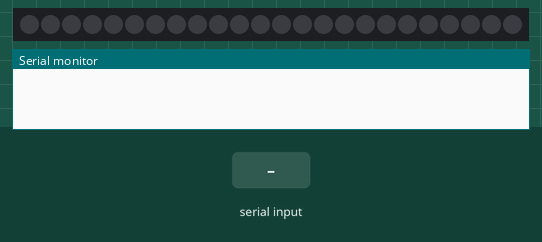
The sketch below on a simulated Arduino Uno, built with avr-gcc and run on an emulated ATmega328P. On the bench: 24 RGB LEDs in strip order, left to right, the last lines printed to the serial monitor. Inputs (shaded band) come from the test bench. Dim RGB values are drawn brighter than linear.

Above: at 1.2 s.
1.3 s: "90,45,200\n" received over Serial
At 2.3 s:
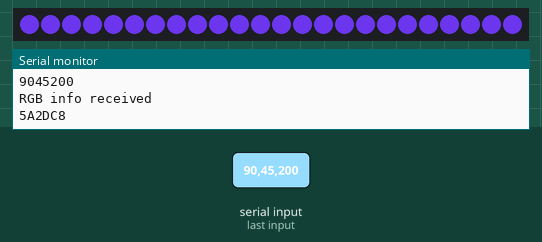
2.8 s: "30,150,10\n" received over Serial
At 3.5 s:
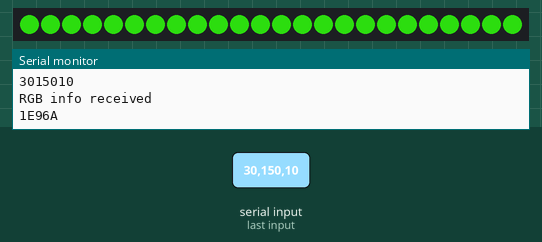
4.3 s: "1,90,45\n" received over Serial
At 5.7 s:
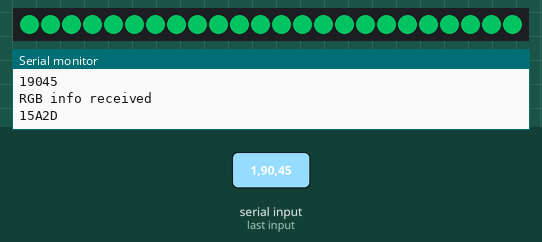
Timing chart, 0 to 7.3 s (numbered marks = the images above; inputs shaded):
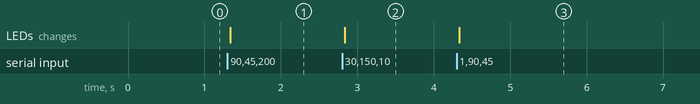

Measured:
- after the input at 1.3 s, the LEDs: change at once (image 1)
- after the input at 2.8 s, the LEDs: change at once (image 2)
- after the input at 4.3 s, the LEDs: change at once (image 3)

The sketch:

src.ino
```cpp
#include <Adafruit_NeoPixel.h>

#define PIN_FLAG_1     2
#define NUMPIXELS_FLAG      24

Adafruit_NeoPixel pixelsFlag_1 = Adafruit_NeoPixel(NUMPIXELS_FLAG, PIN_FLAG_1, NEO_GRB + NEO_KHZ800);

void setup() {
  // put your setup code here, to run once:
  pixelsFlag_1.begin();
  pixelsFlag_1.setBrightness(255);
  Serial.begin(9600);

}

void loop() {
  // put your main code here, to run repeatedly:
  while (Serial.available() > 0)
  {
    int red = Serial.parseInt();
    // do it again:
    int green = Serial.parseInt();
    // do it again:
    int blue = Serial.parseInt();

    Serial.print(red);
    Serial.print(green);
    Serial.println(blue);

    if (Serial.read() == '\n') {
      Serial.write("RGB info received\n");
      // constrain the values to 0 - 255 and invert
      // if you're using a common-cathode LED, just use "constrain(color, 0, 255);"
      red = constrain(red, 0, 255);
      green = constrain(green, 0, 255);
      blue = constrain(blue, 0, 255);

      lightFlag(pixelsFlag_1, red, green, blue);

      // print the three numbers in one string as hexadecimal:
      Serial.print(red, HEX);
      Serial.print(green, HEX);
      Serial.println(blue, HEX);
    }

  }
}


void lightFlag(Adafruit_NeoPixel& flag, int red, int green, int blue) {
  for (int i=0; i<NUMPIXELS_FLAG; i++) {
    flag.setPixelColor(i,flag.Color(red, green, blue));
    flag.show();
  }
}

void lightPixels(Adafruit_NeoPixel& neoPixel, uint32_t rgb, int numPixels) {

    for(int i=0;i<numPixels;i++){

    // pixels.Color takes RGB values, from 0,0,0 up to 255,255,255
      neoPixel.setPixelColor(i, rgb);

      neoPixel.show(); // This sends the updated pixel color to the hardware.
  }
}
```
